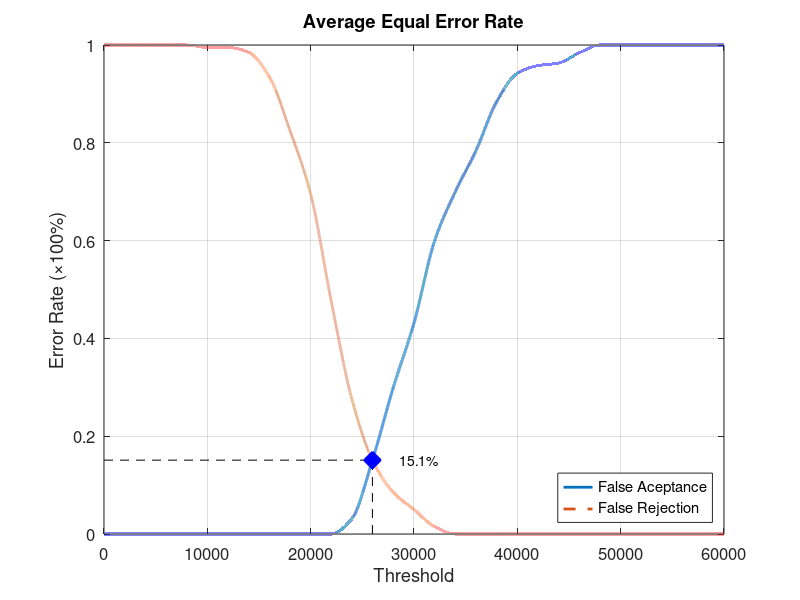
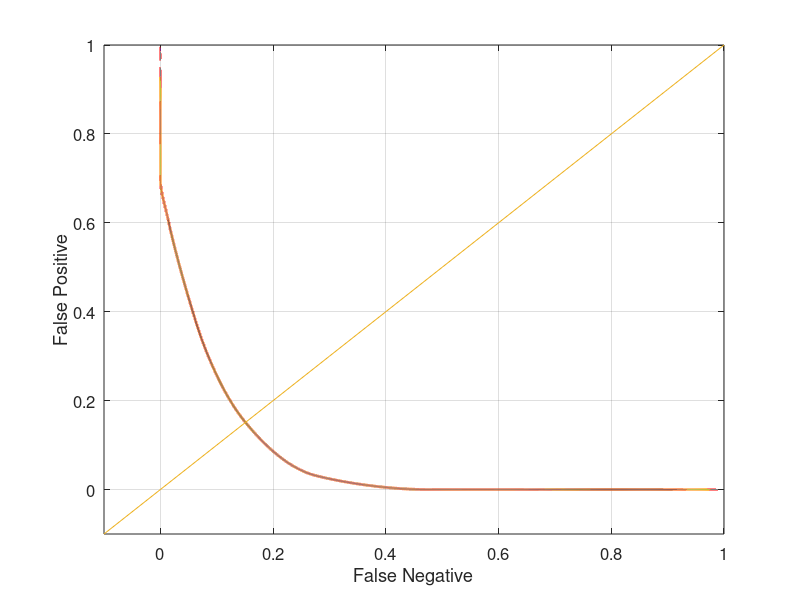

The MATLAB script that drew these images, in order:
function yEER = Database1_4
close all;
clear;
clc;
x = 0:2000:60000;
xq = 0:0.5:60000;

y0 = [0 0 0 0 0 0 0 0 0 0 0 0 0.0315789 0.152632 0.3 0.431579 0.6 0.7 0.784211 0.884211 0.942105 0.957895 0.963158 0.984211 1 1 1 1 1 1 1];
yy0 = interp1(x, y0, xq, 'pchip');
y1 = [1 1 1 1 1 0.995 0.995 0.985 0.935 0.825 0.695 0.475 0.275 0.15 0.085 0.05 0.015 0 0 0 0 0 0 0 0 0 0 0 0 0 0];
yy1 = interp1(x, y1, xq, 'pchip');

% Calculating EER: 
y2 = abs(y0 - y1);
find(y2 == min(y2))
yy2 = abs(yy0 - yy1);
xEER = find(yy2 == min(yy2));
xEERIndex = xq(xEER) % X-axis EER
yEER = yy0(xEER) % Y-axis EER

main = figure
plot(xq, yy0,'-','LineWidth', 2);	hold on
plot(xq, yy1,'--','LineWidth', 2);	hold on
plot([xEERIndex xEERIndex], [0 yEER], 'k--');	hold on
plot([0 xEERIndex], [yEER yEER], 'k--');	hold on
plot(xEERIndex, yEER, 'bx', 'LineWidth', 10);	hold on
text(xEERIndex + 10 * xEERIndex / 100, yEER, [num2str(round((10000 * yEER)) / 100) '%'])
legend('False Aceptance', 'False Rejection', 'Location', 'SouthEast')
xlabel('Threshold')
ylabel('Error Rate (\times100%)')
title('Average Equal Error Rate')
set(gca, 'FontSize', 12)
axis([0 60000 0 1])
grid on

print(main, 'Database1_4Main', '-dpng');
FNRxFPR = figure('Color', [1 1 1]);
plot(yy1, yy0, '-', yy1, yy0, 'LineWidth', 2);
hold on
y = -0.1:0.1:1
plot(y, y); 
set(gca, 'FontSize', 12)
xlabel('False Negative')
ylabel('False Positive')
axis([-0.1 1 -0.1 1])
set(gca, 'FontSize', 12)
grid on

print(FNRxFPR, 'Database1_4FNRxFPR','-dpng');
end
